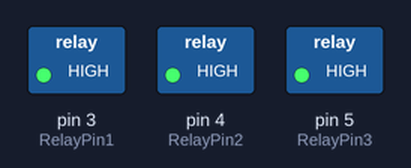
The sketch below on a simulated Arduino Uno, built with avr-gcc and run on an emulated ATmega328P. On the bench: switched loads named in the sketch (green lamp = pin HIGH).

Above: at 1.2 s.
At 5.7 s:
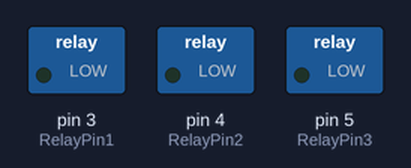
Timing chart, 0 to 6.9 s (numbered marks = the images above):
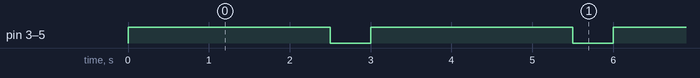

Measured:
- by itself, pin 3 (RelayPin1), pin 4 (RelayPin2), pin 5 (RelayPin3): alternates HIGH for 2.5 s and LOW for 0.50 s

The sketch:

AirPumpRelay2.ino
```cpp
int Relay1State = LOW;
int Relay2State = LOW;
int Relay3State = LOW;
long StartTime = 0;


const long interval = 3000;

const int RelayPin1 =  3;
const int RelayPin2 =  4;
const int RelayPin3 =  5;

void setup() {
  // put your setup code here, to run once:
pinMode(RelayPin1, OUTPUT);
pinMode(RelayPin2, OUTPUT);
pinMode(RelayPin3, OUTPUT);

}

void loop() {

unsigned long CheckTime = millis();

unsigned long elapsedTime = CheckTime - StartTime;

if(elapsedTime > interval) {

  StartTime = CheckTime;

  }

if (elapsedTime < 2500){

  Relay1State = HIGH;
  Relay2State = HIGH;
  Relay3State = HIGH;

  }
if (elapsedTime > 2500){

  Relay1State = LOW;
  Relay2State = LOW;
  Relay3State = LOW;


  }


digitalWrite(RelayPin1, Relay1State);
digitalWrite(RelayPin2, Relay2State);
digitalWrite(RelayPin3, Relay3State);

}
```
